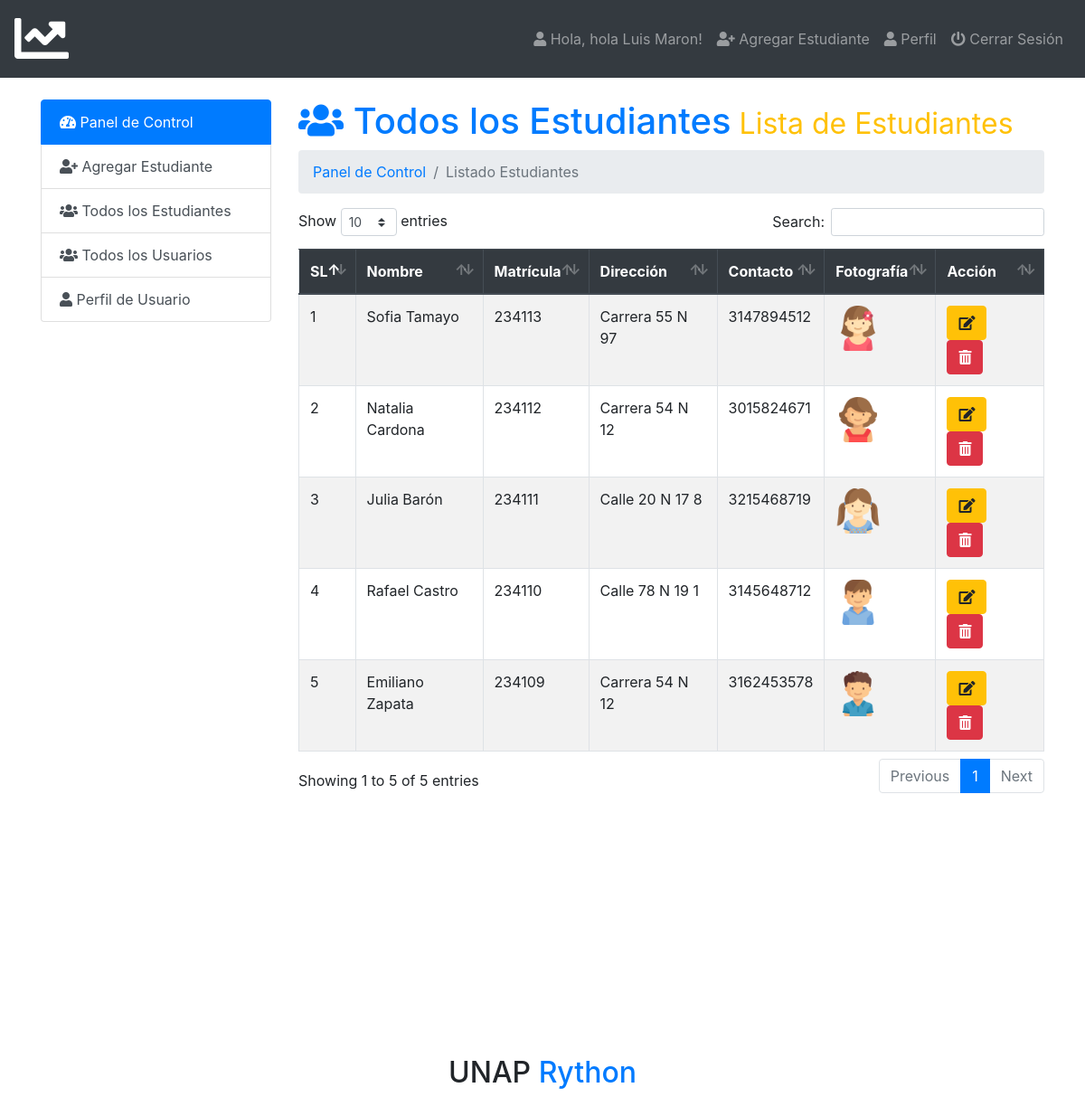
/admin/index.php?page=all-student (signed in), run on the app's committed database.
### tables this page shows
CREATE TABLE `users` (
  `id` int(5) NOT NULL,
  `name` varchar(50) NOT NULL,
  `email` varchar(50) NOT NULL,
  `username` varchar(50) NOT NULL,
  `password` varchar(100) NOT NULL,
  `photo` varchar(50) NOT NULL,
  `status` varchar(12) NOT NULL,
  `datetime` timestamp NOT NULL DEFAULT current_timestamp()
);

CREATE TABLE `student_info` (
  `id` int(5) NOT NULL,
  `name` varchar(20) NOT NULL,
  `roll` int(6) NOT NULL,
  `class` varchar(7) NOT NULL,
  `city` varchar(15) NOT NULL,
  `pcontact` varchar(11) NOT NULL,
  `photo` varchar(50) NOT NULL,
  `datetime` timestamp NOT NULL DEFAULT current_timestamp()
);

### admin/all-student.php (the view, shortened to what this page needs)
<h1 class="text-primary"><i class="fas fa-users"></i>  Todos los Estudiantes<small class="text-warning"> Lista de Estudiantes</small></h1>
<nav aria-label="breadcrumb">
  <ol class="breadcrumb">
     <li class="breadcrumb-item" aria-current="page"><a href="index.php">Panel de Control </a></li>
     <li class="breadcrumb-item active" aria-current="page">Listado Estudiantes</li>
  </ol>
</nav>
<table class="table  table-striped table-hover table-bordered" id="data">
  <thead class="thead-dark">
    <tr>
      <th scope="col">SL</th>
      <th scope="col">Nombre</th>
      <th scope="col">Matrícula</th>
      <th scope="col">Dirección</th>
      <th scope="col">Contacto</th>
      <th scope="col">Fotografía</th>
      <th scope="col">Acción</th>
    </tr>
  </thead>
  <tbody>
    <?php
      $query=mysqli_query($db_con,'SELECT * FROM `student_info` ORDER BY `student_info`.`datetime` DESC;');
      $i=1;
      while ($result = mysqli_fetch_array($query)) { ?>
      <tr>
        <?php
        echo '<td>'.$i.'</td>
          <td>'.ucwords($result['name']).'</td>
          <td>'.$result['roll'].'</td>
          <td>'.ucwords($result['city']).'</td>
          <td>'.$result['pcontact'].'</td>
          <td><img src="images/'.$result['photo'].'" height="50px"></td>
          <td>
            <a class="btn btn-xs btn-warning" href="index.php?page=editstudent&id='.base64_encode($result['id']).'&photo='.base64_encode($result['photo']).'">
              <i class="fa fa-edit"></i></a>
             &nbsp; <a class="btn btn-xs btn-danger" onclick="javascript:confirmationDelete($(this));return false;" href="index.php?page=delete&id='.base64_encode($result['id']).'&photo='.base64_encode($result['photo']).'">
             <i class="fas fa-trash-alt"></i></a></td>';?>
      </tr>
     <?php $i++;} ?>
  </tbody>
</table>

### admin/index.php (shortened to what this page needs)
<?php require_once 'db_con.php';
?>
<!doctype html>
<html lang="en">
  <head>
    <link rel="stylesheet" href="../css/bootstrap.min.css">
    <link rel="stylesheet" href="../css/dataTables.bootstrap4.min.css">
    <link rel="stylesheet" href="../css/fontawesome.min.css">
    <link rel="stylesheet" href="../css/solid.min.css">
    <link rel="stylesheet" href="https://cdnjs.cloudflare.com/ajax/libs/animate.css/4.0.0/animate.min.css"/>
    <link rel="stylesheet" type="text/css" href="../css/style.css">
  </head>
  <body>
<nav class="navbar navbar-expand-lg navbar-dark bg-dark">
  <a class="navbar-brand" href="index.php"><i class="fas fa-chart-line fa-3x"></i></a>
  <div class="navbar-collapse collapse justify-content-end" id="navbarSupportedContent">
    <?php $showuser = $_SESSION['user_login']; $haha = mysqli_query($db_con,"SELECT * FROM `users` WHERE `username`='$showuser';"); $showrow=mysqli_fetch_array($haha); ?>
    <ul class="nav navbar-nav ">
      <li class="nav-item"><a class="nav-link" href="index.php?page=user-profile"><i class="fa fa-user"></i> Hola, hola <?php echo $showrow['name']; ?>!</a></li>
      <li class="nav-item"><a class="nav-link" href="index.php?page=add-student"><i class="fa fa-user-plus"></i> Agregar Estudiante</a></li>
      <li class="nav-item"><a class="nav-link" href="index.php?page=user-profile"><i class="fa fa-user"></i> Perfil</a></li>
      <li class="nav-item"><a class="nav-link" href="logout.php"><i class="fa fa-power-off"></i> Cerrar Sesión</a></li>
    </ul>
  </div>
</nav>
<br>
    <div class="container">
        <div class="row">
          <div class="col-md-3">
            <div class="list-group">
              <a href="index.php?page=dashboard" class="list-group-item list-group-item-action active">
               <i class="fas fa-tachometer-alt"></i> Panel de Control
              </a>
              <a href="index.php?page=add-student" class="list-group-item list-group-item-action"><i class="fa fa-user-plus"></i> Agregar Estudiante</a>
              <a href="index.php?page=all-student" class="list-group-item list-group-item-action"><i class="fa fa-users"></i> Todos los Estudiantes</a>
              <a href="index.php?page=all-users" class="list-group-item list-group-item-action"><i class="fa fa-users"></i> Todos los Usuarios</a>
              <a href="index.php?page=user-profile" class="list-group-item list-group-item-action"><i class="fa fa-user"></i> Perfil de Usuario</a>
            </div>
          </div>
          <div class="col-md-9">
             <div class="content">
                 <?php
                   if (isset($_GET['page'])) {
                    $page = $_GET['page'].'.php';
                    }else{
                      $page = 'dashboard.php';
                    }
                    if (file_exists($page)) {
                      require_once $page;
                    }else{
                      require_once '404.php';
                    }
                  ?>
             </div>
        </div>
        </div>
    </div>
      <br><br><br><br><br><br><br><br><br><br><br><br>
      <center><h2>UNAP <a href="mailto:lmaroni@est.unap.edu.pe">Rython</a></h2></center>
  </body>
</html>

### data on the page
users: name "Luis Maron"
student_info: name "Sofia Tamayo", roll "234113", city "Carrera 55 N 97", pcontact "3147894512", photo (picture)
student_info: name "Natalia Cardona", roll "234112", city "Carrera 54 N 12", pcontact "3015824671", photo (picture)
student_info: name "Julia Barón", roll "234111", city "Calle 20 N 17 8", pcontact "3215468719", photo (picture)
student_info: name "Rafael Castro", roll "234110", city "Calle 78 N 19 1", pcontact "3145648712", photo (picture)
student_info: name "Emiliano Zapata", roll "234109", city "Carrera 54 N 12", pcontact "3162453578", photo (picture)
